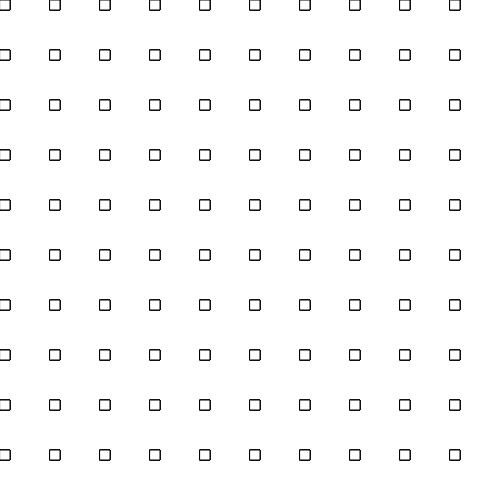
Frame 1 (no input)
Frame 60 (no input): identical to frame 1, image omitted
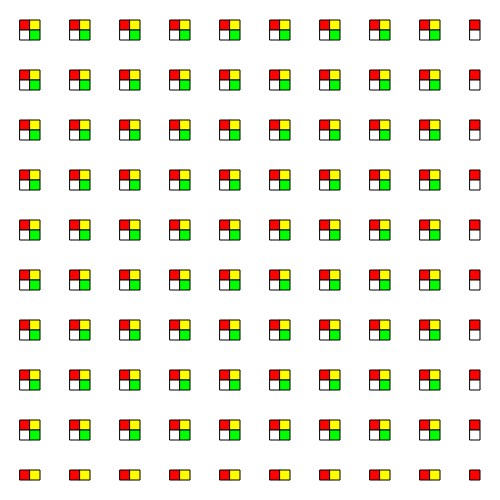
Frame 120 (the mouse pressed at the canvas centre since frame 60)

The p5.js sketch that drew these frames (run headless with seeded random() and noise() and a simulated clock; from frame 60 on, the mouse is pressed at the canvas centre):

// p5.js sketch
// ── sketch.js
function setup() {
  createCanvas(500, 500);
}

function draw() {
  background(255);
  let miRangoX = map(mouseX, 0, width, 0, 40);
  let miRangoY = map(mouseY, 0, width, 0, 40);

  //cuadrado(200, 200, miRangoX, miRangoY); //ver este solo y apagar el for loop para entender 

  for (let i=0; i<10; i++) {
    for (let j=0; j<10; j++) {
      cuadrado(50*i, 50*j, miRangoX, miRangoY);
    }
  }
}

function cuadrado(posX, posY, distX, distY) {
  push();
  translate(posX, posY);
  //rotate(radians(distX*4 + distY));
  fill(255,0,0);
  rect(distX, distY, 10, 10);
  
  fill(255,255,0);
  rect(-distX, distY, 10, 10);
  
  fill(0,255,0);
  rect(-distX, -distY, 10, 10);
  
  fill(255);
  rect(distX, -distY, 10, 10);
  pop();
}
